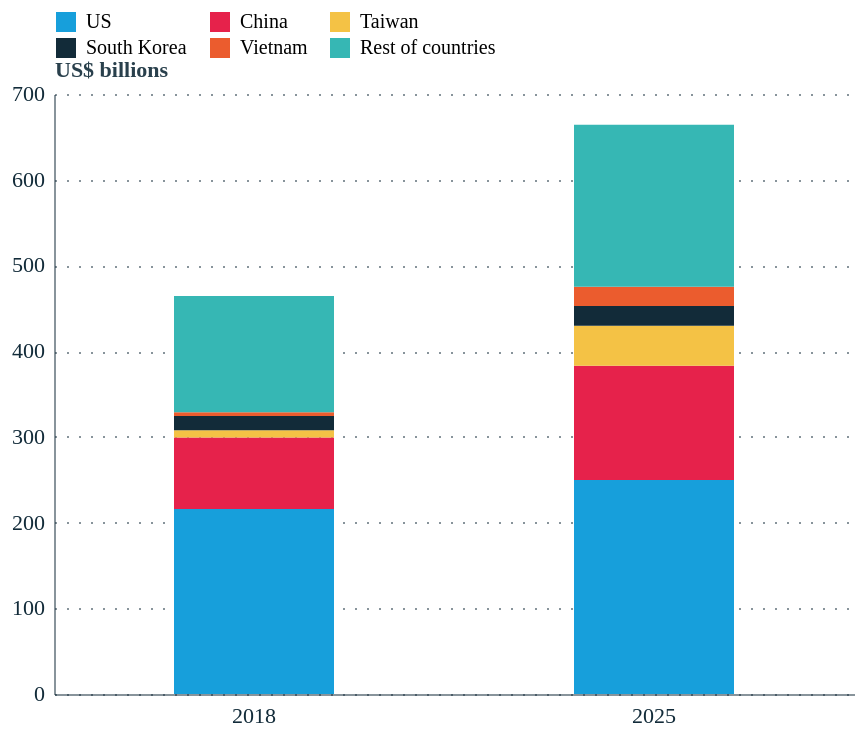

Write the Vega-Lite specification saved for this chart.
### Vega-Lite specification from a JSON file in a GitHub repository (floating-point values rounded to 4 significant figures)
{"config": {"font": "Circular Std", "mark": {"line": {"interpolate": "linear"}}, "view": {"stroke": "transparent", "width": 400, "height": 300}, "range": {"category": ["#179fdb", "#e6224b", "#f4c245", "#122b39", "#eb5c2e", "#36b7b4"], "diverging": ["#E6224B", "#E54753", "#C9C9C9", "#179FDB", "#122B39"], "heatmap": ["#C9C9C9", "#179FDB", "#0063AF", "#122B39"], "ordinal": ["#00A767", "#36B7B4", "#179FDB", "#0063AF", "#243B5A"]}, "axisX": {"labelColor": "#122b39", "tickColor": "#122b39", "domainColor": "#122b39", "domainOpacity": 0.5, "gridOpacity": 0, "labelAngle": 0, "labelAlign": "center", "labelFontSize": 11, "labelPadding": 5, "tickCount": 10, "tickSize": 0, "title": ""}, "axisY": {"labelColor": "#122b39", "tickColor": "#122b39", "domainColor": "#122b39", "gridColor": "#122b39", "gridDash": [1, 5], "gridOpacity": 0.5, "labelPadding": 5, "labelFontSize": 11, "domainOpacity": 0.5, "tickSize": 0, "title": null, "titleAlign": "left", "titleAngle": 0, "titleBaseline": "bottom", "titleColor": "#122b39", "titleOpacity": 0.9, "titleX": 0, "titleY": -7}}, "data": {"name": "data-226a47f1d5f22d7cdd9afc6ccc96c63e"}, "mark": {"type": "bar", "width": 80}, "encoding": {"color": {"field": "Country", "legend": {"columns": 3, "orient": "top", "title": null}, "scale": {"domain": ["US", "China", "Taiwan", "South Korea", "Vietnam", "Rest of countries"], "range": ["#179fdb", "#e6224b", "#f4c245", "#122b39", "#eb5c2e", "#36b7b4"]}, "type": "nominal"}, "order": {"field": "country_sort", "type": "quantitative"}, "x": {"axis": {"labelAngle": 0, "title": null}, "field": "Year", "type": "nominal"}, "y": {"axis": {"format": ".0f", "title": "US$ billions"}, "field": "Value", "stack": true, "type": "quantitative"}}, "transform": [{"calculate": "indexof(['US','China','Taiwan','South Korea','Vietnam','Rest of countries'], datum.Country)", "as": "country_sort"}], "$schema": "https://vega.github.io/schema/vega-lite/v6.1.0.json", "datasets": {"data-226a47f1d5f22d7cdd9afc6ccc96c63e": [{"Country": "US", "Year": "2018", "Value": 215.8}, {"Country": "China", "Year": "2018", "Value": 83.51}, {"Country": "Taiwan", "Year": "2018", "Value": 8.27}, {"Country": "South Korea", "Year": "2018", "Value": 16.73}, {"Country": "Vietnam", "Year": "2018", "Value": 4.411}, {"Country": "Rest of countries", "Year": "2018", "Value": 135.6}, {"Country": "US", "Year": "2025", "Value": 249.8}, {"Country": "China", "Year": "2025", "Value": 133.3}, {"Country": "Taiwan", "Year": "2025", "Value": 46.59}, {"Country": "South Korea", "Year": "2025", "Value": 23.07}, {"Country": "Vietnam", "Year": "2025", "Value": 22.37}, {"Country": "Rest of countries", "Year": "2025", "Value": 189.0}]}}
